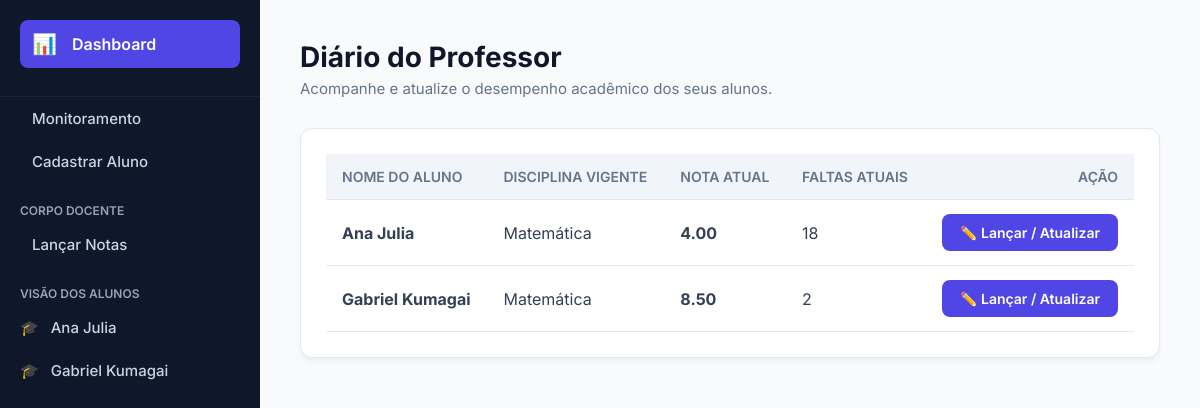
The page /index.php?acao=professor on the database its author committed.
### tables this page shows
CREATE TABLE usuarios (
    id INT AUTO_INCREMENT PRIMARY KEY,
    nome VARCHAR(100) NOT NULL,
    email VARCHAR(100) UNIQUE NOT NULL,
    senha VARCHAR(255) NOT NULL,
    perfil ENUM('aluno', 'professor', 'coordenador', 'diretor') NOT NULL
);

CREATE TABLE desempenho (
    id INT AUTO_INCREMENT PRIMARY KEY,
    aluno_id INT NOT NULL,
    disciplina VARCHAR(50) NOT NULL,
    nota DECIMAL(5,2) DEFAULT 0,
    faltas INT DEFAULT 0,
    FOREIGN KEY (aluno_id) REFERENCES usuarios(id)
);

### controllers/EscolaController.php (called while the page is built, shortened)
<?php
require_once 'config/Database.php';
require_once 'models/ProfessorModel.php';
class EscolaController {
    private $professorModel;
    public function __construct() {
        $database = new Database();
        $this->db = $database->getConnection();
        $this->professorModel = new ProfessorModel($this->db);
    }
    public function dashboardProfessor() {
        $alunos = $this->professorModel->getDesempenhoTodosAlunos();
        require_once 'views/header.php';
        require_once 'views/dashboard_professor.php';
    }
}
?>

### config/Database.php (called while the page is built, shortened)
<?php
class Database {
    private $host = "localhost";
    private $db_name = "sistema_escolar";
    private $username = "root";
    private $password = "";
    public function getConnection() {
        $this->conn = null;
        try {
            $this->conn = new PDO("mysql:host=" . $this->host . ";dbname=" . $this->db_name, $this->username, $this->password);
            $this->conn->setAttribute(PDO::ATTR_ERRMODE, PDO::ERRMODE_EXCEPTION);
        } catch(PDOException $exception) { echo "Erro de conexão: " . $exception->getMessage(); }
        return $this->conn;
    }
}
?>

### models/ProfessorModel.php (called while the page is built, shortened)
<?php
class ProfessorModel {
    private $conn;
    public function __construct($db) { $this->conn = $db; }
    public function getDesempenhoTodosAlunos() {
        $query = "SELECT u.id as aluno_id, u.nome, d.disciplina, d.nota, d.faltas
                  FROM usuarios u LEFT JOIN desempenho d ON u.id = d.aluno_id
                  WHERE u.perfil = 'aluno' ORDER BY u.nome ASC";
        $stmt = $this->conn->prepare($query);
        $stmt->execute();
        return $stmt->fetchAll(PDO::FETCH_ASSOC);
    }
}
?>

### views/dashboard_professor.php (the view, shortened to what this page needs)
<div class="cabecalho-pagina">
    <div>
        <h1>Diário do Professor</h1>
        <p>Acompanhe e atualize o desempenho acadêmico dos seus alunos.</p>
    </div>
</div>
<div class="card">
    <table>
        <thead>
            <tr>
                <th>Nome do Aluno</th>
                <th>Disciplina Vigente</th>
                <th>Nota Atual</th>
                <th>Faltas Atuais</th>
                <th style="text-align: right;">Ação</th>
            </tr>
        </thead>
        <tbody>
            <?php foreach ($alunos as $aluno): ?>
                <tr>
                    <td><strong><?= htmlspecialchars($aluno['nome']) ?></strong></td>
                    <td><?= $aluno['disciplina'] ? htmlspecialchars($aluno['disciplina']) : '<span style="color:#94a3b8">Não Lançado</span>' ?></td>
                    <td><strong><?= $aluno['disciplina'] ? htmlspecialchars($aluno['nota']) : '-' ?></strong></td>
                    <td><?= $aluno['disciplina'] ? htmlspecialchars($aluno['faltas']) : '-' ?></td>
                    <td style="text-align: right;">
                        <a href="index.php?acao=editar_nota&id=<?= $aluno['aluno_id'] ?>" class="btn btn-primary">✏️ Lançar / Atualizar</a>
                    </td>
                </tr>
            <?php endforeach; ?>
        </tbody>
    </table>
</div>
    </div>
</div>
</body>
</html>

### views/header.php (shortened to what this page needs)
<!DOCTYPE html>
<html lang="pt-BR">
<head>
</head>
<body>
<div class="app-wrapper">
    <div class="sidebar">
        <div class="sidebar-header">
            <label for="menu-toggle" class="menu-btn" title="Alternar Menu">
                <span class="icon">📊</span>
                <span class="link-text">Dashboard</span>
            </label>
        </div>
        <div class="menu-items">
            <a href="index.php?acao=dashboard"><span class="icon"></span> Monitoramento</a>
            <a href="index.php?acao=novo_aluno"><span class="icon"></span> Cadastrar Aluno</a>
            <p class="menu-label">Corpo Docente</p>
            <a href="index.php?acao=professor"><span class="icon"></span> Lançar Notas</a>
            <p class="menu-label">Visão dos Alunos</p>
<?php
require_once __DIR__ . '/../config/Database.php';
$_db = new Database();
$_stmt = $_db->getConnection()->query(
    "SELECT id, nome FROM usuarios WHERE perfil = 'aluno' ORDER BY nome"
);
foreach ($_stmt->fetchAll(PDO::FETCH_ASSOC) as $_aluno): ?>
    <a href="index.php?acao=aluno&id=<?= $_aluno['id'] ?>">
        <span class="icon">🎓</span> <?= htmlspecialchars($_aluno['nome']) ?>
    </a>
<?php endforeach; ?>
        </div>
    </div>
    <div class="main-content">

### views/header.php (style rules this page uses)
:root { --primary: #4f46e5; --dark: #0f172a; --dark-lighter: #1e293b; --bg-color: #f8fafc; --card-bg: #ffffff; --text-main: #334155; --text-muted: #64748b; --border: #e2e8f0; --danger: #ef4444; --success: #10b981; }
body { font-family: 'Inter', sans-serif; background-color: var(--bg-color); margin: 0; color: var(--text-main); }
.app-wrapper { display: flex; width: 100%; min-height: 100vh; }
.sidebar { width: 260px; background-color: var(--dark); color: white; display: flex; flex-direction: column; transition: width 0.3s ease; overflow: hidden; white-space: nowrap; }
.sidebar-header { padding: 20px; display: flex; align-items: center; border-bottom: 1px solid rgba(255,255,255,0.05); }
.menu-btn { cursor: pointer; color: white; display: flex; align-items: center; gap: 15px; font-size: 16px; font-weight: 600; background-color: var(--primary); padding: 12px; border-radius: 8px; width: 100%; transition: 0.2s; }
.menu-btn .icon { font-size: 20px; }
.menu-items { display: flex; flex-direction: column; transition: opacity 0.2s ease, visibility 0.2s; }
.sidebar p.menu-label { padding: 20px 20px 5px; font-size: 12px; text-transform: uppercase; color: #94a3b8; font-weight: 600; margin: 0; }
.sidebar a { color: #cbd5e1; text-decoration: none; padding: 12px 20px; font-size: 15px; font-weight: 500; display: flex; align-items: center; gap: 12px; transition: all 0.2s; }
.main-content { flex: 1; padding: 40px; box-sizing: border-box; background-color: var(--bg-color); min-width: 0; }
.cabecalho-pagina { margin-bottom: 30px; display: flex; justify-content: space-between; align-items: center; }
.cabecalho-pagina h1 { margin: 0; color: var(--dark); font-size: 28px; font-weight: 700; }
.cabecalho-pagina p { margin: 5px 0 0 0; color: var(--text-muted); font-size: 15px; }
.card { background: var(--card-bg); border-radius: 12px; padding: 25px; box-shadow: 0 4px 6px -1px rgba(0,0,0,0.05); border: 1px solid var(--border); margin-bottom: 20px; }
table { width: 100%; border-collapse: collapse; }
th, td { padding: 14px 16px; text-align: left; border-bottom: 1px solid var(--border); }
th { background-color: #f1f5f9; font-weight: 600; color: var(--text-muted); font-size: 14px; text-transform: uppercase; }
.btn { display: inline-flex; align-items: center; padding: 10px 18px; border-radius: 8px; text-decoration: none; font-weight: 600; font-size: 14px; border: none; cursor: pointer; }
.btn-primary { background: var(--primary); color: white; }
label { display: block; margin-bottom: 8px; font-weight: 600; font-size: 14px; color: var(--dark); }

### rows shown on the page
usuarios: nome "Ana Julia"
usuarios: nome "Gabriel Kumagai"
desempenho: aluno.nome "Ana Julia", disciplina "Matemática", nota "4.00", faltas "18"
desempenho: aluno.nome "Gabriel Kumagai", disciplina "Matemática", nota "8.50", faltas "2"
